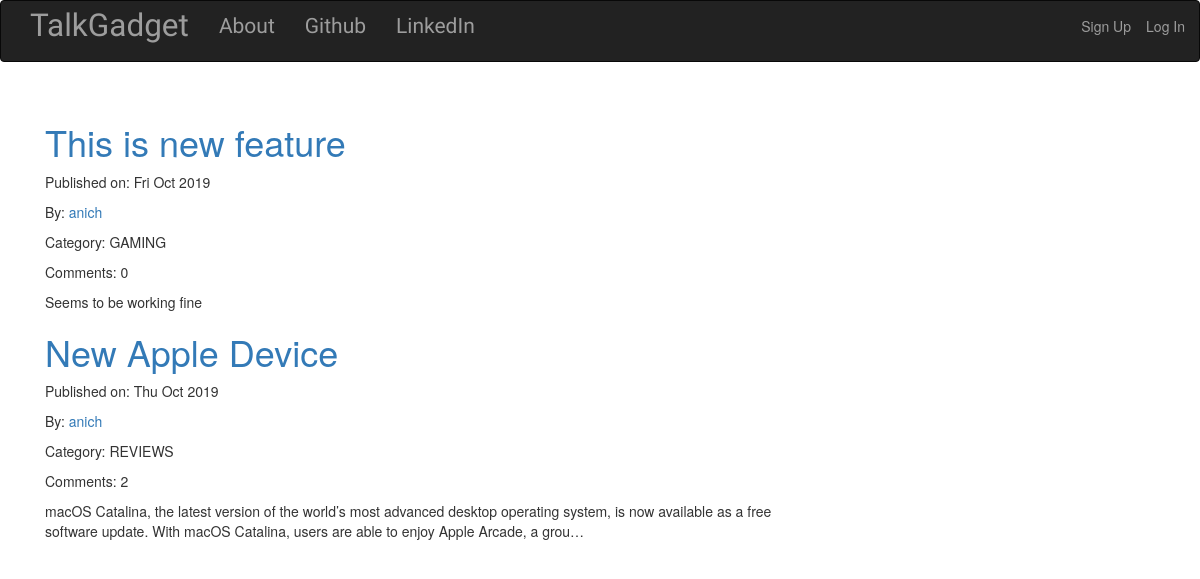
Screenshot of /posts/by/anich/ with the database file from the repository.
### posts/models.py (models this page shows, shortened)
class Post(models.Model):
    REVIEWS = 'REVIEWS'
    GEAR = 'GEAR'
    GAMING = 'GAMING'
    ENTERTAINMENT = 'ENTERTAINMENT'
    CATEGORY_CHOICES = (
        (REVIEWS, 'Reviews'),
        (GEAR, 'Gear'),
        (GAMING, 'Gaming'),
        (ENTERTAINMENT, 'Entertainment'),
    )
    category = models.CharField(
        max_length=100,
        choices=CATEGORY_CHOICES,
        default=GEAR,
    )
    author = models.ForeignKey(User, related_name="posts")
    title = models.CharField(max_length=200)
    text = models.TextField()
    created_date = models.DateTimeField(default=timezone.now)
    published_date = models.DateTimeField(blank=True, null=True)

### posts/views.py (the view)
# urls.py: url(r"by/(?P<username>[-\w]+)/$",views.UserPosts.as_view(),name="user_post_list"),
class UserPosts(ListView):
    model = models.Post
    template_name = "posts/user_post_list.html"
    def get_queryset(self):
        try:
            return models.Post.objects.filter(
            author__username__iexact=self.kwargs.get("username")).filter(
            published_date__lte=timezone.now()).order_by('-published_date')
        except User.DoesNotExist:
            raise Http404
        else:
            return redirect(reverse("posts:all"))

### posts/templates/posts/user_post_list.html (shortened to what this page needs)
{% extends "posts/post_base.html" %}
{% block post_content %}
  <div class="centerstage">
    <div class="centerstage">
      <div class="col-md-8">
        {% include "posts/_post.html" %}
      </div>
    </div>
  </div>
{% endblock %}

### posts/templates/posts/_post.html
{% for post in post_list %}
  <div class="post">
      <h1><a href="{% url 'posts:post_detail' pk=post.pk %}">{{ post.title }}</a></h1>
      <div class="date">
          <p>Published on: {{ post.published_date|date:"D M Y"}}</p>
      </div>
      <p>By: <a href="{%url 'posts:user_post_list' username=post.author.username %}">
        {{post.author.username}}
      </a> </p>
      <p>Category: {{post.category}}</p>
      <p>Comments: {{ post.post_comments.count }} </p>
      <p>{{ post.text|safe|linebreaksbr|truncatechars:200 }}</p>
  </div>
{% endfor %}

### static/css/master.css (style rules this page uses)
.centerstage { margin-left: auto; margin-right: auto; }

### rows the page displays
Post: title "This is new feature", published_date "Fri Oct 2019", author.username "anich", category "GAMING", post_comments.count "0", text "Seems to be working fine"
Post: title "New Apple Device", published_date "Thu Oct 2019", author.username "anich", category "REVIEWS", post_comments.count "2", text "macOS Catalina, the latest version of the world’s most advanced desktop operating system, is now available as a free software update. With macOS Catalina, users are able to enjoy Apple Arcade, a grou…"
